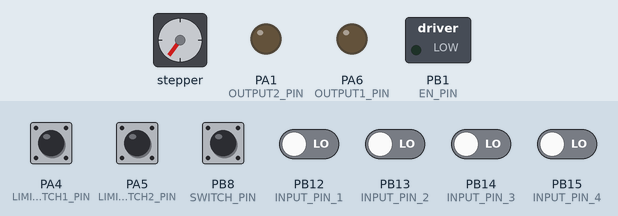
Bench run of a sketch on a simulated STM32 Blue Pill. Parts: stepper motor, switched loads named in the sketch (green lamp = pin HIGH), output pins drawn as LEDs (lit = HIGH). Inputs (shaded band) come from the test bench; at power-on: PA4 (LIMIT_SWITCH1_PIN), PA5 (LIMIT_SWITCH2_PIN), PB8 (SWITCH_PIN) HIGH, PB12 (INPUT_PIN_1), PB13 (INPUT_PIN_2), PB14 (INPUT_PIN_3), PB15 (INPUT_PIN_4) LOW. Stepper angles assume 200 steps per turn.

Above: at 0.8 s.
0.9 s: PA4 (LIMIT_SWITCH1_PIN) pulled LOW for 0.15 s
At 1.3 s:
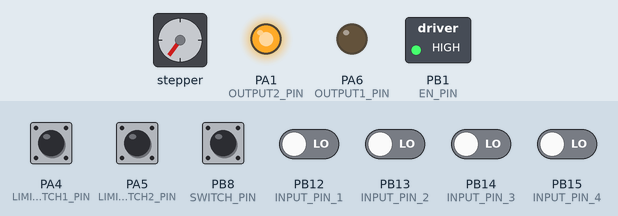
2.5 s: PB8 (SWITCH_PIN) pulled LOW for 0.15 s
At 2.65 s:
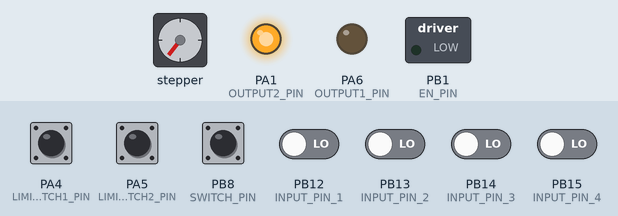
5.5 s: PA5 (LIMIT_SWITCH2_PIN) pulled LOW for 0.15 s
At 6.0 s:
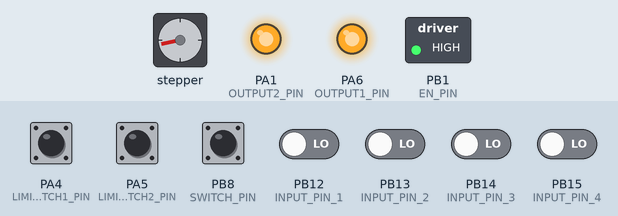
7.1 s: PB12 (INPUT_PIN_1) driven HIGH
At 7.25 s:
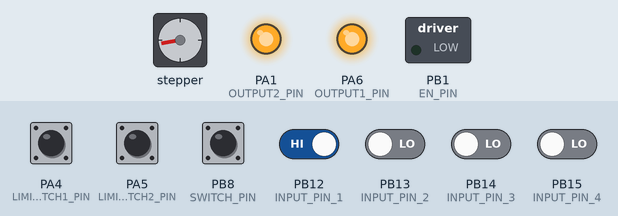
10.1 s: PA5 (LIMIT_SWITCH2_PIN) pulled LOW for 1 s
At 10.9 s:
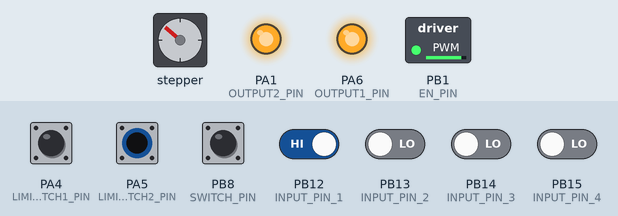
13.1 s: PA5 (LIMIT_SWITCH2_PIN) pulled LOW for 0.15 s
At 13.35 s:
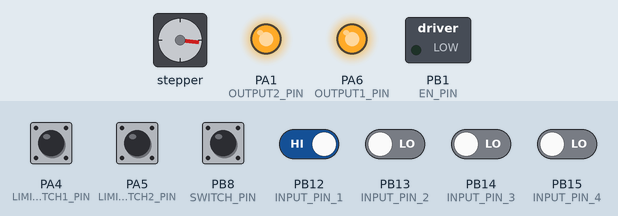
Timing chart, 0 to 17.2 s (numbered marks = the images above; inputs shaded):
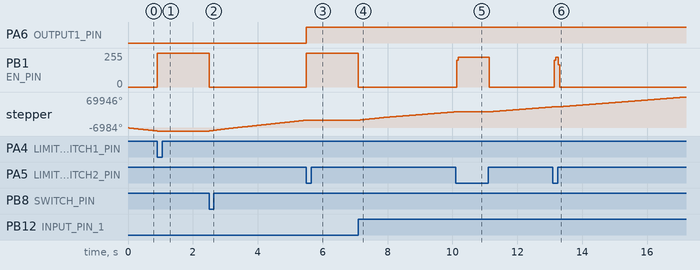

The sketch:

car_control.ino
```cpp
#include <AccelStepper.h>

// 引脚定义
#define EN_PIN PB1
#define DIR_PIN PB11
#define STEP_PIN PB10

#define OUTPUT1_PIN PA6
#define OUTPUT2_PIN PA1
#define INPUT_PIN_1 PB12
#define INPUT_PIN_2 PB13
#define INPUT_PIN_3 PB14
#define INPUT_PIN_4 PB15

#define SWITCH_PIN PB8

#define LIMIT_SWITCH1_PIN PA4
#define LIMIT_SWITCH2_PIN PA5

// 创建AccelStepper对象
AccelStepper stepper(AccelStepper::DRIVER, STEP_PIN, DIR_PIN);

unsigned long lastPrintTime = millis();
unsigned long currentTime;

enum MotorState {
  STOPPED,
  FORWARD,
  BACKWARD
};

MotorState currentState = STOPPED;
int currentSpeed = 0;
bool lastInputPin4State = LOW;
bool output2State = HIGH;  // 初始设置为高电平
bool lastSwitchPinState = HIGH;  // 新增：上一次SWITCH_PIN的状态

void setEnablePin(MotorState state) {
  if (state == STOPPED) {
    digitalWrite(EN_PIN, HIGH);  // 停止状态，EN_PIN输出高电平
  } else {
    digitalWrite(EN_PIN, LOW);   // 前进或后退状态，EN_PIN输出低电平
  }
}

void setup() {
  Serial1.begin(9600);
  Serial2.begin(9600);
  pinMode(EN_PIN, OUTPUT);
  pinMode(LIMIT_SWITCH1_PIN, INPUT_PULLUP);
  pinMode(LIMIT_SWITCH2_PIN, INPUT_PULLUP);
  pinMode(OUTPUT1_PIN, OUTPUT);
  pinMode(OUTPUT2_PIN, OUTPUT);
  pinMode(INPUT_PIN_1, INPUT);
  pinMode(INPUT_PIN_2, INPUT);
  pinMode(INPUT_PIN_3, INPUT);
  pinMode(INPUT_PIN_4, INPUT);
  pinMode(SWITCH_PIN, INPUT_PULLUP);  // 新增：设置SWITCH_PIN为上拉输入

  setEnablePin(STOPPED);  // 初始化为停止状态
  digitalWrite(OUTPUT1_PIN, LOW);  // 初始化OUTPUT1_PIN为低电平

  stepper.setMaxSpeed(50000);
  stepper.setAcceleration(1000);

  // 运动到第一个限位开关
  while (digitalRead(LIMIT_SWITCH1_PIN)) {
    currentTime = millis();
    if (currentTime - lastPrintTime >= 100) {
      Serial1.print(digitalRead(LIMIT_SWITCH1_PIN));
      Serial1.println(digitalRead(LIMIT_SWITCH2_PIN));
      lastPrintTime = currentTime;
    }
    setEnablePin(BACKWARD);  // 设置为后退状态
    stepper.setSpeed(-5000);
    stepper.runSpeed();
  }
  digitalWrite(OUTPUT2_PIN, output2State);  // 初始化OUTPUT2_PIN为高电平

  stepper.setSpeed(0);
  stepper.runSpeed();
  setEnablePin(STOPPED);  // 回到停止状态
}

void loop() {
  currentTime = millis();
  if (currentTime - lastPrintTime >= 100) {
    Serial1.print(digitalRead(LIMIT_SWITCH1_PIN));
    Serial1.println(digitalRead(LIMIT_SWITCH2_PIN));
    lastPrintTime = currentTime;
  }

//  // 检查INPUT_PIN_4状态
//  bool currentInputPin4State = digitalRead(INPUT_PIN_4);
//  if (currentInputPin4State == HIGH && lastInputPin4State == LOW) {
//    Serial2.print("D");  // 触发INPUT_PIN_4时，串口2输出D
//    setEnablePin(BACKWARD);
//    currentState = BACKWARD;
//      currentSpeed = -10000;
//    output2State = !output2State;
//    digitalWrite(OUTPUT2_PIN, output2State);  // 切换灯状态
//  }
//  lastInputPin4State = currentInputPin4State;

  // 检查SWITCH_PIN状态
  bool currentSwitchPinState = digitalRead(SWITCH_PIN);
  if (currentSwitchPinState == LOW && lastSwitchPinState == HIGH) {
    if (currentState == STOPPED) {
      currentState = FORWARD;
      currentSpeed = 10000;
      Serial2.print("C");
      setEnablePin(FORWARD);
    }
  }
  lastSwitchPinState = currentSwitchPinState;

  // 检查输入引脚状态
  if (currentState == STOPPED) {
    if (digitalRead(INPUT_PIN_1) == HIGH) {
      currentState = FORWARD;
      currentSpeed = 6000;
      Serial2.print("A");
      setEnablePin(FORWARD);
    } else if (digitalRead(INPUT_PIN_2) == HIGH) {
      currentState = FORWARD;
      currentSpeed = 10000;
      Serial2.print("B");
      setEnablePin(FORWARD);
    } else if (digitalRead(INPUT_PIN_3) == HIGH) {
      currentState = FORWARD;
      currentSpeed = 15000;
      Serial2.print("C");
      setEnablePin(FORWARD);
    }else if (digitalRead(INPUT_PIN_4) == HIGH) {
      currentState = BACKWARD;
      currentSpeed = -10000;
      Serial2.print("D");
      setEnablePin(BACKWARD);
    }
  }

  // 检查串口输入
  if (Serial2.available()) {
    char input = Serial2.read();
    if (currentState == STOPPED) {
      switch (input) {
        case 'A':
          currentState = FORWARD;
          currentSpeed = 6000;
          setEnablePin(FORWARD);
          break;
        case 'B':
          currentState = FORWARD;
          currentSpeed = 10000;
          setEnablePin(FORWARD);
          break;
        case 'C':
          currentState = FORWARD;
          currentSpeed = 15000;
          setEnablePin(FORWARD);
          break;
        case 'D':
          currentState = BACKWARD;
          currentSpeed = -10000;
          setEnablePin(BACKWARD);
          break;
      }
    }
  }

  // 检查限位开关状态
  if (digitalRead(LIMIT_SWITCH2_PIN) == LOW && currentState == FORWARD) {
    currentState = STOPPED;
    currentSpeed = 0;
    digitalWrite(OUTPUT1_PIN, HIGH);  // 触发LIMIT_SWITCH2_PIN时，OUTPUT1_PIN输出高电平
    setEnablePin(STOPPED);
  }

  if (digitalRead(LIMIT_SWITCH1_PIN) == LOW && currentState == BACKWARD) {
    currentState = STOPPED;
    currentSpeed = 0;
    digitalWrite(OUTPUT1_PIN, LOW);  // 触发LIMIT_SWITCH1_PIN时，OUTPUT1_PIN输出低电平
    setEnablePin(STOPPED);
  }

  // 设置和运行电机
  stepper.setSpeed(currentSpeed);
  stepper.runSpeed();
}
```

Measured:
- after the input at 0.9 s, PA1 (OUTPUT2_PIN): LOW → HIGH at once; PB1 (EN_PIN): 0/255 → 255/255 at once
- after the input at 2.5 s, PB1 (EN_PIN): 255/255 → 0/255 at once; stepper: keeps turning clockwise at about 8177°/s, starting at once
- after the input at 5.5 s, PA6 (OUTPUT1_PIN): LOW → HIGH at once; PB1 (EN_PIN): 0/255 → 255/255 at once
- after the input at 7.1 s, PB1 (EN_PIN): 255/255 → 0/255 at once; stepper: keeps turning clockwise at about 6263°/s, starting at once
- after the input at 10.1 s, PB1 (EN_PIN): 0/255 → 225/255 at once, → 0/255 1.0 s later
- after the input at 13.1 s, PB1 (EN_PIN): 0/255 → 225/255 at once, → 0/255 0.12 s later
